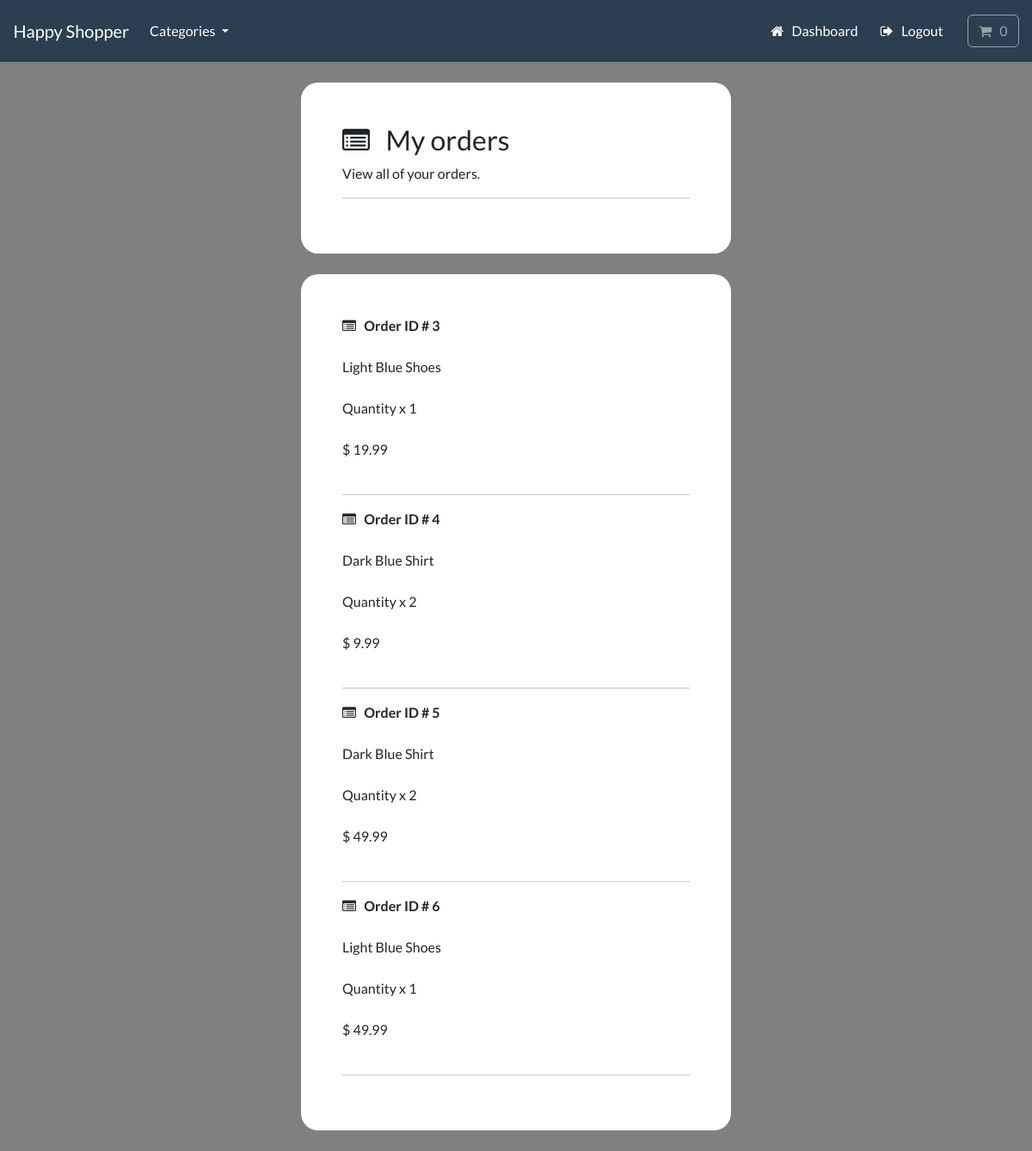
The page /account/track-orders (signed in) on the database its author committed.
### payment/models.py (models this page shows, shortened)
class OrderItem(models.Model):
    order = models.ForeignKey(Order, on_delete=models.CASCADE, null=True)
    product = models.ForeignKey(Product, on_delete=models.CASCADE, null=True)
    quantity = models.PositiveBigIntegerField(default=1)
    price = models.DecimalField(max_digits=8, decimal_places=2)
    user = models.ForeignKey(User, on_delete=models.CASCADE, null=True, blank=True)

### store/models.py (models this page shows, shortened)
class Product(models.Model):
    category = models.ForeignKey(Category, related_name='product', on_delete=models.CASCADE, null=True)
    title = models.CharField(max_length=250)
    brand = models.CharField(max_length=250, default='un-branded')
    description = models.TextField(blank=True)
    slug = models.SlugField(max_length=255)
    price = models.DecimalField(max_digits=4, decimal_places=2)
    image = models.ImageField(upload_to='images/')
    class Meta:
        verbose_name_plural = 'products'
    def __str__(self):
        return self.title

### account/views.py (the view)
# urls.py: path('track-orders', views.track_orders, name='track-orders'),
@login_required(login_url='my-login')
def track_orders(request):
    try:
        orders = OrderItem.objects.filter(user=request.user)
        context = {'orders':orders}
        return render(request, 'account/track-orders.html', context=context)
    except:
        return render(request, 'account/track-orders.html')

### cart/cart.py (called while the page is built)
    def __len__(self):
        return sum(item['qty'] for item in self.cart.values())

### cart/context_processors.py (called while the page is built)
def cart(request):
    return {'cart': Cart(request)}

### store/models.py (called while the page is built)
    def get_absolute_url(self):
        return reverse('list-category', args=[self.slug])

### store/views.py (called while the page is built)
def categories(request):
    all_categories = Category.objects.all()
    return {'all_categories': all_categories}

### account/templates/account/track-orders.html (shortened to what this page needs)
{% include "store/base.html" %}
{% load static %}
{% load crispy_forms_tags %}
{% block content %}
    <div class="container bg-white shadow-md p-5 form-layout ">
        <h3> <i class="fa fa-list-alt" aria-hidden="true"></i> &nbsp; My orders </h3>
        <p> View all of your orders. </p>
        <hr>
    </div>
    <div class="container bg-white shadow-md p-5 form-layout ">
        {% for order in orders %}
            <strong> <i class="fa fa-list-alt" aria-hidden="true"></i> &nbsp;  Order ID # {{order.id}} </strong>
            <br> <br>
            {{order.product}}
            <br> <br>
            Quantity x {{order.quantity}}
            <br> <br>
            $ {{order.price}}
            <br> <br>
            <hr>
        {% endfor %}
    </div>
{% endblock %}

### static/css/styles.css (style rules this page uses)
.form-layout { border-radius: 20px; width: 500px; }

### account/templates/account/track-orders.html (style rules this page uses)
body { background-color: gray; }

### rows shown on the page
OrderItem: id "3", product "Light Blue Shoes", quantity "1", price "19.99"
OrderItem: id "4", product "Dark Blue Shirt", quantity "2", price "9.99"
OrderItem: id "5", product "Dark Blue Shirt", quantity "2", price "49.99"
OrderItem: id "6", product "Light Blue Shoes", quantity "1", price "49.99"
